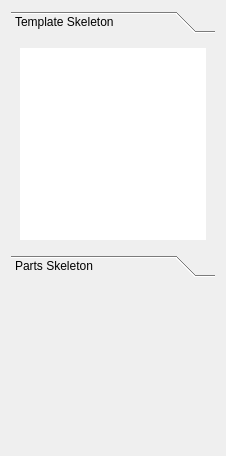
<?xml version="1.0" encoding="UTF-8"?>
<ui version="4.0">
 <class>Form</class>
 <widget class="QWidget" name="Form">
  <property name="geometry">
   <rect>
    <x>0</x>
    <y>0</y>
    <width>226</width>
    <height>456</height>
   </rect>
  </property>
  <property name="windowTitle">
   <string>Form</string>
  </property>
  <layout class="QGridLayout" name="gridLayout">
   <item row="0" column="0">
    <widget class="QToolBox" name="templateToolBox">
     <property name="frameShadow">
      <enum>QFrame::Plain</enum>
     </property>
     <property name="lineWidth">
      <number>0</number>
     </property>
     <property name="currentIndex">
      <number>0</number>
     </property>
     <widget class="QWidget" name="fitSkeleton_page">
      <property name="geometry">
       <rect>
        <x>0</x>
        <y>0</y>
        <width>208</width>
        <height>210</height>
       </rect>
      </property>
      <attribute name="label">
       <string>Template Skeleton</string>
      </attribute>
      <layout class="QGridLayout" name="gridLayout_2">
       <item row="0" column="0">
        <widget class="QListWidget" name="temp_listWidget">
         <property name="frameShape">
          <enum>QFrame::NoFrame</enum>
         </property>
         <property name="frameShadow">
          <enum>QFrame::Plain</enum>
         </property>
         <property name="lineWidth">
          <number>0</number>
         </property>
         <property name="dragEnabled">
          <bool>true</bool>
         </property>
         <property name="dragDropMode">
          <enum>QAbstractItemView::NoDragDrop</enum>
         </property>
         <property name="defaultDropAction">
          <enum>Qt::IgnoreAction</enum>
         </property>
         <property name="alternatingRowColors">
          <bool>false</bool>
         </property>
         <property name="selectionMode">
          <enum>QAbstractItemView::ExtendedSelection</enum>
         </property>
        </widget>
       </item>
      </layout>
     </widget>
     <widget class="QWidget" name="partsSkeleton_page">
      <property name="geometry">
       <rect>
        <x>0</x>
        <y>0</y>
        <width>208</width>
        <height>210</height>
       </rect>
      </property>
      <attribute name="label">
       <string>Parts Skeleton</string>
      </attribute>
      <layout class="QGridLayout" name="gridLayout_3">
       <item row="0" column="0">
        <widget class="QListWidget" name="parts_listWidget">
         <property name="frameShape">
          <enum>QFrame::NoFrame</enum>
         </property>
         <property name="frameShadow">
          <enum>QFrame::Plain</enum>
         </property>
         <property name="lineWidth">
          <number>0</number>
         </property>
         <property name="dragEnabled">
          <bool>true</bool>
         </property>
         <property name="dragDropMode">
          <enum>QAbstractItemView::NoDragDrop</enum>
         </property>
         <property name="alternatingRowColors">
          <bool>false</bool>
         </property>
         <property name="selectionMode">
          <enum>QAbstractItemView::MultiSelection</enum>
         </property>
        </widget>
       </item>
      </layout>
     </widget>
    </widget>
   </item>
   <item row="1" column="0">
    <spacer name="verticalSpacer">
     <property name="orientation">
      <enum>Qt::Vertical</enum>
     </property>
     <property name="sizeHint" stdset="0">
      <size>
       <width>20</width>
       <height>40</height>
      </size>
     </property>
    </spacer>
   </item>
  </layout>
 </widget>
 <resources/>
 <connections/>
</ui>
